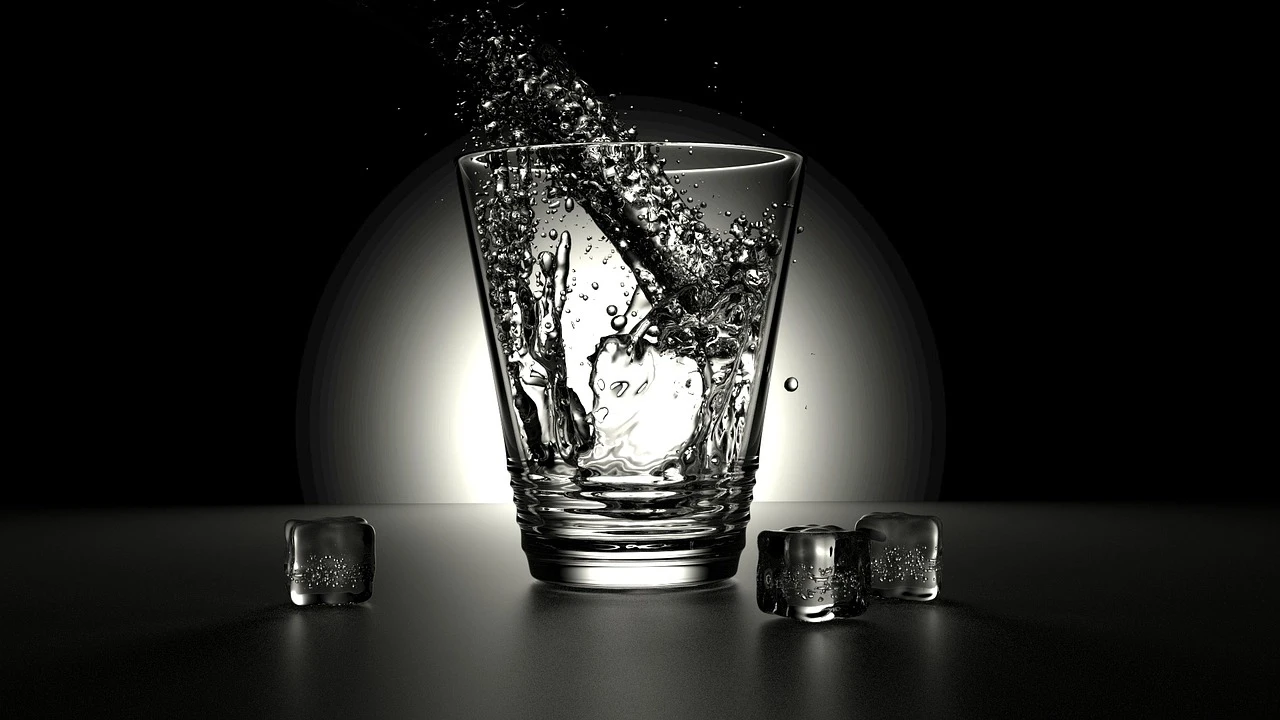
#> input picture 2_edit/water.png, 1280 x 720 px
$ python 4_sizing.py
#> lines starting #> are read from the running program, lines starting #| are printed output that depends on the picture
import cv2
import os

os.chdir(os.path.dirname(__file__))

src = cv2.imread("water.png",cv2.IMREAD_COLOR)
#> src is the input picture: shape (720, 1280, 3); mean B, G, R 35.2, 37.4, 37.1

dst = cv2.resize(src, dsize=(640,480), interpolation=cv2.INTER_AREA)
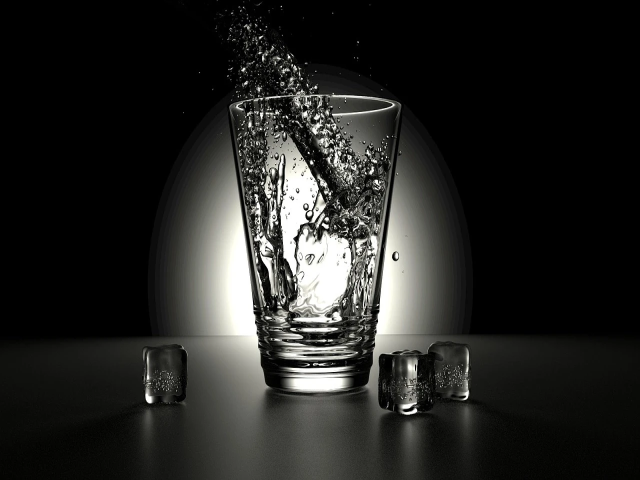
#> dst: shape (480, 640, 3); mean B, G, R 35.2, 37.4, 37.1
dst2 = cv2.resize(src, dsize=(0,0), fx=0.3, fy=0.7, interpolation=cv2.INTER_LINEAR)
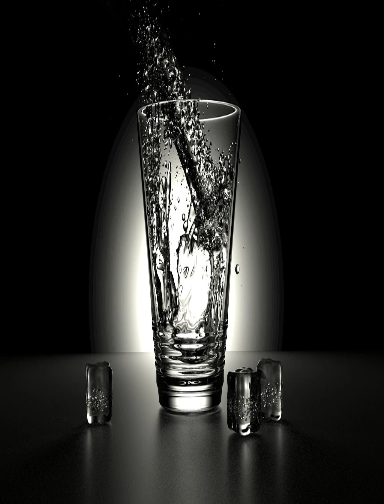
#> dst2: shape (504, 384, 3); mean B, G, R 35.2, 37.3, 37.1

cv2.imshow("src",src)
cv2.imshow("dst",dst)
cv2.imshow("dst2",dst2)
cv2.waitKey()
cv2.destroyAllWindows()
